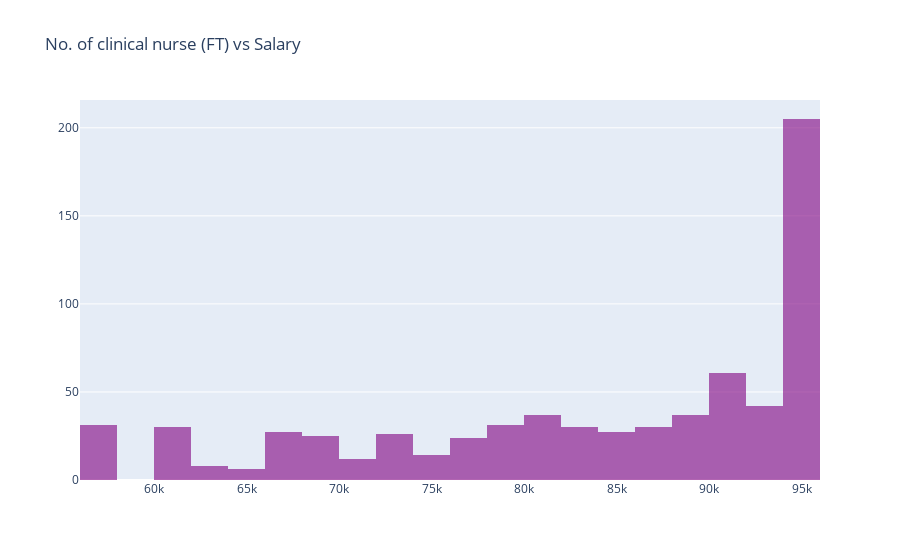

Notebook code for this chart:
### Markdown cell above
Looks like those with less than 50K have lower FTE; they are part time. Let us clean up the dataframe for only fulltime nurses which helps us in ML studies

### Code cell
nurseFT_df =  df[(df['JobTitle'] == 'Clinical Nurse') & (df['Full/Part'] =='Full Time')] # full time nurse
print("Total number of full time nurses:", nurseFT_df.shape[0])
simple_graph(nurseFT_df,'AnnualRate','histo',title='No. of clinical nurse (FT) vs Salary')

### Figure 1 — Plotly figure (JSON) as saved in the notebook; plotly's stock layout.template omitted (floating-point values rounded to 4 significant figures; data arrays with more than 128 entries replaced by an {"elided": "..."} marker saying what was removed)
{"data": [{"marker": {"color": "purple"}, "opacity": 0.6, "type": "histogram", "x": {"elided": "703 int values"}}], "layout": {"title": {"text": "No. of clinical nurse (FT) vs Salary"}}}
